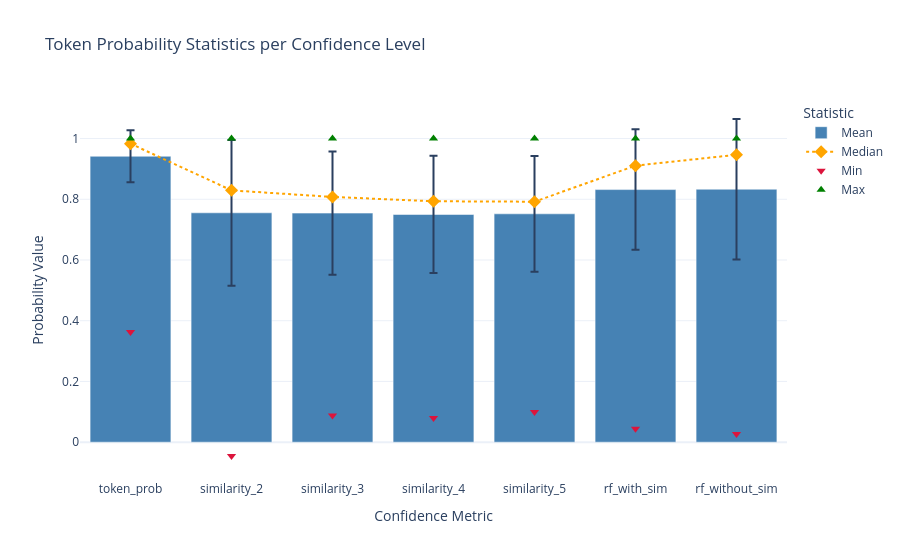

Notebook source saved alongside this figure:
### Code cell
df = pd.DataFrame(data).T.reset_index().rename(columns={"index": "Confidence"})

# Plot
fig = go.Figure()

# Mean with std error bars
fig.add_trace(go.Bar(
    x=df['Confidence'],
    y=df['mean'],
    name='Mean',
    error_y=dict(type='data', array=df['std'], visible=True),
    marker_color='steelblue'
))

# Median as scatter
fig.add_trace(go.Scatter(
    x=df['Confidence'],
    y=df['median'],
    mode='markers+lines',
    name='Median',
    marker=dict(color='orange', symbol='diamond', size=10),
    line=dict(dash='dot')
))

# Min and max as scatter points
fig.add_trace(go.Scatter(
    x=df['Confidence'],
    y=df['min'],
    mode='markers',
    name='Min',
    marker=dict(color='crimson', symbol='triangle-down', size=8)
))

fig.add_trace(go.Scatter(
    x=df['Confidence'],
    y=df['max'],
    mode='markers',
    name='Max',
    marker=dict(color='green', symbol='triangle-up', size=8)
))

fig.update_layout(
    title='Token Probability Statistics per Confidence Level',
    xaxis_title='Confidence Metric',
    yaxis_title='Probability Value',
    template='plotly_white',
    legend_title='Statistic',
    height=500
)

fig.show()

### Figure 1 — Plotly figure (JSON) as saved in the notebook; plotly's stock layout.template omitted (floating-point values rounded to 4 significant figures)
{"data": [{"error_y": {"array": [0.08596, 0.2398, 0.2027, 0.193, 0.1907, 0.1985, 0.2313], "type": "data", "visible": true}, "marker": {"color": "steelblue"}, "name": "Mean", "type": "bar", "x": ["token_prob", "similarity_2", "similarity_3", "similarity_4", "similarity_5", "rf_with_sim", "rf_without_sim"], "y": [0.9415, 0.7554, 0.7543, 0.7498, 0.752, 0.8318, 0.833]}, {"line": {"dash": "dot"}, "marker": {"color": "orange", "size": 10, "symbol": "diamond"}, "mode": "markers+lines", "name": "Median", "type": "scatter", "x": ["token_prob", "similarity_2", "similarity_3", "similarity_4", "similarity_5", "rf_with_sim", "rf_without_sim"], "y": [0.983, 0.8293, 0.8076, 0.7934, 0.7919, 0.9107, 0.9464]}, {"marker": {"color": "crimson", "size": 8, "symbol": "triangle-down"}, "mode": "markers", "name": "Min", "type": "scatter", "x": ["token_prob", "similarity_2", "similarity_3", "similarity_4", "similarity_5", "rf_with_sim", "rf_without_sim"], "y": [0.3632, -0.04544, 0.08768, 0.07951, 0.09949, 0.04464, 0.02679]}, {"marker": {"color": "green", "size": 8, "symbol": "triangle-up"}, "mode": "markers", "name": "Max", "type": "scatter", "x": ["token_prob", "similarity_2", "similarity_3", "similarity_4", "similarity_5", "rf_with_sim", "rf_without_sim"], "y": [1.0, 1.0, 1.0, 1.0, 1.0, 1.0, 1.0]}], "layout": {"autosize": true, "legend": {"title": {"text": "Statistic"}}, "title": {"text": "Token Probability Statistics per Confidence Level"}, "xaxis": {"autorange": true, "range": [-0.5, 6.5], "title": {"text": "Confidence Metric"}, "type": "category"}, "yaxis": {"autorange": true, "range": [-0.1278, 1.127], "title": {"text": "Probability Value"}, "type": "linear"}}}
